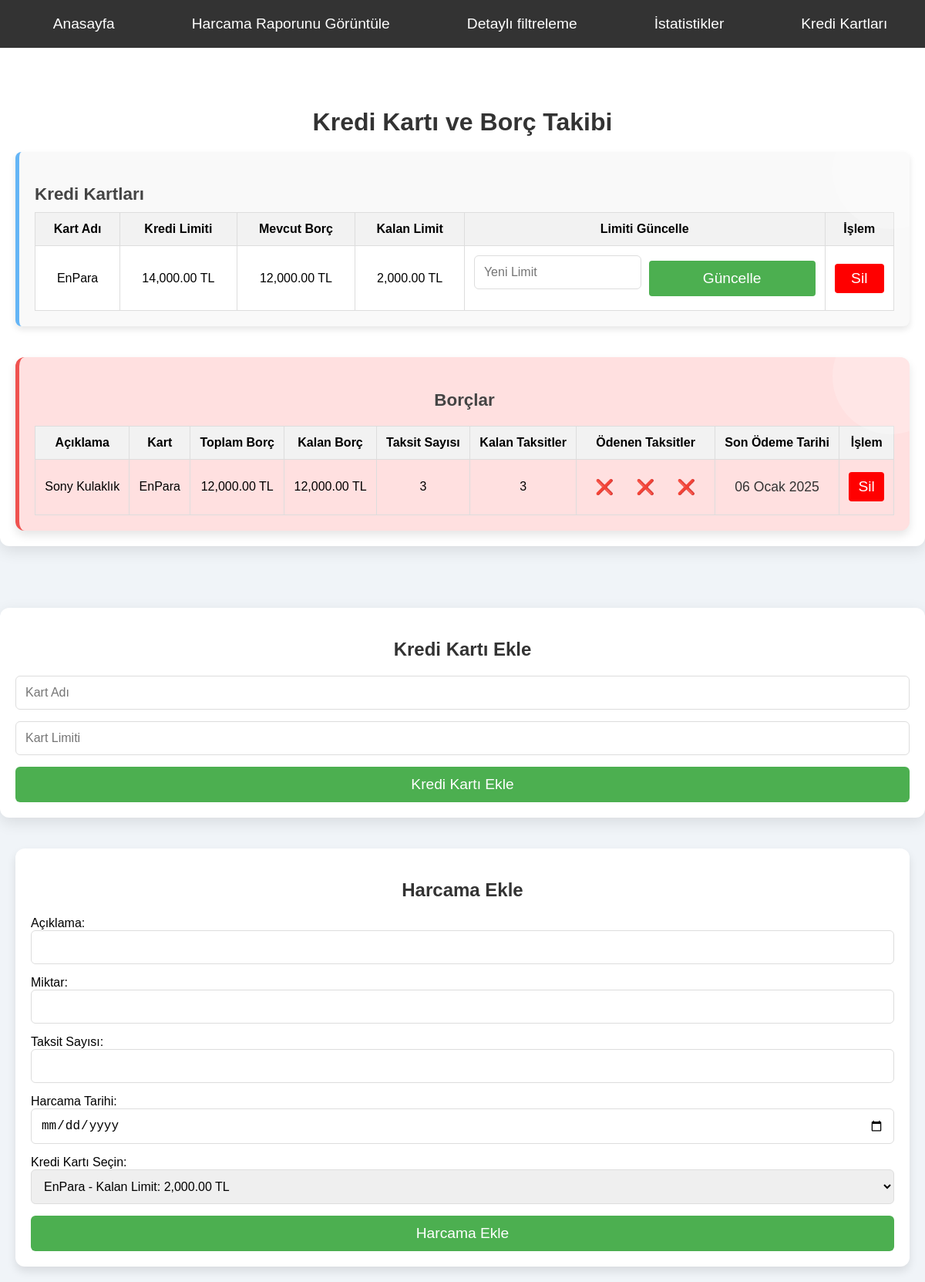
The app's page /credit_debt with its own data.
### tables this page shows
CREATE TABLE credit_cards (
            id INTEGER PRIMARY KEY,
            card_name TEXT,
            credit_limit REAL,
            current_balance REAL DEFAULT 0
        );

CREATE TABLE debts (
            id INTEGER PRIMARY KEY,
            description TEXT,
            total_amount REAL,
            remaining_amount REAL,
            installment_count INTEGER,
            installment_amount REAL,
            paid_installments INTEGER DEFAULT 0,  -- Ödenen taksit sayısı
            due_date TEXT,
            card_id INTEGER,
            FOREIGN KEY(card_id) REFERENCES credit_cards(id)
        );

### app.py (the view)
@app.route('/credit_debt')
def credit_debt():
    conn = connect_db()
    credit_cards = conn.execute('SELECT * FROM credit_cards').fetchall()
    debts = conn.execute('''
        SELECT d.*, c.card_name, c.credit_limit, c.current_balance
        FROM debts d
        JOIN credit_cards c ON d.card_id = c.id
    ''').fetchall()
    conn.close()
    formatted_credit_cards = [{
        'id': card['id'],
        'card_name': card['card_name'],
        'credit_limit': "{:,.2f}".format(safe_float(card['credit_limit'])),
        'current_balance': "{:,.2f}".format(safe_float(card['current_balance'])),
        'remaining_limit': "{:,.2f}".format(safe_float(card['credit_limit']) - safe_float(card['current_balance']))
    } for card in credit_cards]
    formatted_debts = [{
        'id': debt['id'],
        'description': debt['description'],
        'total_amount': "{:,.2f}".format(safe_float(debt['total_amount'])),
        'remaining_amount': "{:,.2f}".format(safe_float(debt['remaining_amount'])),
        'installment_count': debt['installment_count'],
        'installment_amount': "{:,.2f}".format(safe_float(debt['installment_amount'])),
        'paid_installments': debt['paid_installments'],
        'due_date': format_turk(debt['due_date']),
        'card_name': debt['card_name']
    } for debt in debts]
    return render_template('credit_debt.html', credit_cards=formatted_credit_cards, debts=formatted_debts)

### app.py (called while the page is built)
def connect_db():
    conn = sqlite3.connect('budget.db')
    conn.row_factory = sqlite3.Row
    return conn

def safe_float(value):
    try:
        return float(value)
    except (ValueError, TypeError):
        return 0.0  # Eğer dönüşüm başarısız olursa 0.0 döndür

def format_turk(date_string):
    turkish_months = {
        "January": "Ocak",
        "February": "Şubat",
        "March": "Mart",
        "April": "Nisan",
        "May": "Mayıs",
        "June": "Haziran",
        "July": "Temmuz",
        "August": "Ağustos",
        "September": "Eylül",
        "October": "Ekim",
        "November": "Kasım",
        "December": "Aralık"
    }
    try:
        date_obj = datetime.strptime(date_string, '%Y-%m-%d')
        formatted_date = date_obj.strftime('%d %B %Y')
        for eng_month, tr_month in turkish_months.items():
            formatted_date = formatted_date.replace(eng_month, tr_month)
        return formatted_date
    except ValueError:
        return "Geçersiz tarih"

### templates/credit_debt.html (shortened to what this page needs)
<!DOCTYPE html>
<html lang="tr">
<head>
</head>
<body>
<nav class="navbar">
    <ul class="nav-links">
        <a href="/">Anasayfa</a><br>
        <a href="/report">Harcama Raporunu Görüntüle</a><br>
        <a href="/filter">Detaylı filtreleme</a><br>
        <a href="/statistics">İstatistikler</a><br>
        <a href="/credit_debt">Kredi Kartları</a>
    </ul>
</nav>
    <div class="container">
        <h1 style="margin-top: 100px;">Kredi Kartı ve Borç Takibi</h1>
        <div class="card-container">
            <div class="card credit-card">
                <h3>Kredi Kartları</h3>
                <table class="credit-table">
                    <thead>
                        <tr>
                            <th>Kart Adı</th>
                            <th>Kredi Limiti</th>
                            <th>Mevcut Borç</th>
                            <th>Kalan Limit</th>
                            <th>Limiti Güncelle</th>
                            <th>İşlem</th>
                        </tr>
                    </thead>
                    <tbody>
                        {% for card in credit_cards %}
                        <tr>
                            <td>{{ card.card_name }}</td>
                            <td>{{ card.credit_limit }} TL</td>
                            <td>{{ card.current_balance }} TL</td>
                            <td>{{ card.remaining_limit }} TL</td>
                            <td>
                                <form action="/update_credit_limit" method="POST" class="update-form">
                                    <input type="number" name="new_limit" step="0.01" placeholder="Yeni Limit" required>
                                    <button type="submit">Güncelle</button>
                                </form>
                            </td>
                            <td>
                                <form action="/delete_credit_card/{{ card.id }}" method="POST" onsubmit="return confirm('Bu kredi kartını ve ilişkili tüm harcamaları silmek istediğinize emin misiniz?');">
                                    <button type="submit" class="delete-btn">Sil</button>
                                </form>
                            </td>
                        </tr>
                        {% endfor %}
                    </tbody>
                </table>
            </div>
            <div class="card debt-card">
    <h3>Borçlar</h3>
    <table class="debt-table">
        <thead>
            <tr>
                <th>Açıklama</th>
                <th>Kart</th>
                <th>Toplam Borç</th>
                <th>Kalan Borç</th>
                <th>Taksit Sayısı</th>
                <th>Kalan Taksitler</th>
                <th>Ödenen Taksitler</th>
                <th>Son Ödeme Tarihi</th>
                <th>İşlem</th>
            </tr>
        </thead>
        <tbody>
            {% for debt in debts %}
            <tr>
                <td>{{ debt.description }}</td>
                <td>{{ debt.card_name }}</td>
                <td>{{ debt.total_amount }} TL</td>
                <td>{{ debt.remaining_amount }} TL</td>
                <td>{{ debt.installment_count }}</td>
                <td>{{ debt.installment_count - debt.paid_installments }}</td>
                <td>
                    <div class="installment-container">
                        {% for i in range(debt.installment_count) %}
                            <form action="/toggle_installment/{{ debt.id }}/{{ i }}" method="POST" style="display:inline;">
                                <button type="submit" class="installment-btn">
                                    {% if i < debt.paid_installments %}
                                        ✔️
                                    {% else %}
                                        ❌
                                    {% endif %}
                                </button>
                            </form>
                        {% endfor %}
                    </div>
                </td>
                <td>
                    <p>{{ debt.due_date }}</p>
                </td>
                <td>
                    <form action="/delete_debt/{{ debt.id }}" method="POST" onsubmit="return confirm('Bu borcu ve ilişkili verileri silmek istediğinize emin misiniz?');">
                        <button type="submit" class="delete-btn">Sil</button>
                    </form>
                </td>
            </tr>
            {% endfor %}
        </tbody>
    </table>
</div>
        </div>
    </div>
    <div class="container form-section">
        <h2>Kredi Kartı Ekle</h2>
        <form action="/add_credit_card" method="POST">
            <input type="text" name="card_name" placeholder="Kart Adı" required>
            <input type="number" name="credit_limit" step="0.01" placeholder="Kart Limiti" required>
            <button type="submit">Kredi Kartı Ekle</button>
        </form>
    </div>
    <div class="card add-expense">
        <h2>Harcama Ekle</h2>
        <form action="/credit_add_expense" method="POST">
            <label for="description">Açıklama:</label>
            <input type="text" name="description" required>
            <label for="amount">Miktar:</label>
            <input type="number" name="amount" step="0.01" required>
            <label for="installment_count">Taksit Sayısı:</label>
            <input type="number" name="installment_count" required>
            <label for="expense_date">Harcama Tarihi:</label>
            <input type="date" name="expense_date" required>
            <label for="card_id">Kredi Kartı Seçin:</label>
            <select name="card_id" id="card_id" required>
                {% for card in credit_cards %}
                    <option value="{{ card.id }}">
                        {{ card.card_name }} -  Kalan Limit: {{ card.remaining_limit }} TL
                    </option>
                {% endfor %}
            </select>
            <button type="submit">Harcama Ekle</button>
        </form>
    </div>
</body>
</html>

### templates/credit_debt.html (style rules this page uses)
body { font-family: 'Arial', sans-serif; background-color: #f0f4f8; margin: 0; padding: 20px; display: flex; flex-direction: column; align-items: center; justify-content: center; min-height: 100vh; box-sizing: border-box; }
.container { width: 100%; max-width: 1200px; padding: 20px; background-color: #fff; border-radius: 12px; box-shadow: 0 6px 20px rgba(0, 0, 0, 0.1); margin-bottom: 40px; }
h1, h2 { text-align: center; color: #333; margin-bottom: 20px; }
.card-container { display: flex; flex-wrap: wrap; justify-content: space-between; gap: 20px; }
.card { flex: 1 1 48%; background-color: #ffffff; border-radius: 12px; padding: 20px; box-shadow: 0 6px 12px rgba(0, 0, 0, 0.1); transition: transform 0.2s, box-shadow 0.2s; position: relative; overflow: hidden; }
.card::before { content: ""; position: absolute; top: -50px; right: -50px; background: rgba(255, 255, 255, 0.2); width: 150px; height: 150px; border-radius: 50%; z-index: 0; }
.card h3 { font-size: 1.4rem; margin-bottom: 10px; color: #444; z-index: 1; position: relative; }
.card p { margin: 5px 0; font-size: 1.1rem; color: #333; z-index: 1; position: relative; }
.credit-card { background-color: #e3f2fd; border-left: 5px solid #64b5f6; }
.debt-card { background-color: #ffe0e0; border-left: 5px solid #ef5350; text-align: center; }
.debt-table { width: 100%; margin-top: 20px; border-collapse: collapse; text-align: center; }
.debt-table th, .debt-table td { padding: 12px; border: 1px solid #ddd; text-align: center; }
.debt-table th { background-color: #f2f2f2; }
.debt-table tbody tr { transition: background-color 0.2s; }
.form-section { margin-top: 40px; }
form input, form select { width: 100%; padding: 12px; margin-bottom: 15px; border: 1px solid #ddd; border-radius: 6px; font-size: 1rem; box-sizing: border-box; }
form button { width: 100%; padding: 12px; background-color: #4caf50; color: white; border: none; border-radius: 6px; font-size: 1.2rem; cursor: pointer; transition: background-color 0.3s; }
.installment-btn { background: none; border: none; cursor: pointer; font-size: 1.2rem; }
.delete-btn { background-color: red; color: white; padding: 5px 10px; border: none; border-radius: 5px; cursor: pointer; }
.credit-card { margin-bottom: 20px; background-color: #f9f9f9; padding: 20px; border-radius: 8px; box-shadow: 0 4px 8px rgba(0, 0, 0, 0.1); }
.credit-table { width: 100%; border-collapse: collapse; }
.credit-table th, .credit-table td { padding: 12px; border: 1px solid #ddd; text-align: center; }
.credit-table th { background-color: #f2f2f2; }
.credit-table td { background-color: #fff; }
.credit-table td:last-child { color: green; font-weight: bold; }
.installment-container { display: flex; gap: 5px; align-items: center; }
.installment-btn { background: none; border: none; cursor: pointer; font-size: 1.2rem; text-align: center; }
.navbar { width: 100%; background-color: #333; padding: 10px; text-align: center; position: fixed; top: 0; left: 0; z-index: 1000; }
.navbar .nav-links { list-style-type: none; margin: 0; padding: 0; display: flex; justify-content: center; gap: 30px; }
.navbar .nav-links a { text-decoration: none; color: white; font-size: 1.2rem; padding: 10px 20px; border-radius: 5px; transition: background-color 0.3s ease; }
.update-form { display: flex; align-items: center; gap: 10px; }
.update-form input { flex-grow: 5; }
.update-form button { flex-grow: 1; background-color: #4caf50; color: white; border: none; border-radius: 4px; cursor: pointer; transition: background-color 0.3s; }
.delete-btn { background-color: red; color: white; padding: 8px 12px; border: none; border-radius: 4px; cursor: pointer; }

### records on screen
credit_cards: card_name "EnPara", credit_limit "14,000.00", current_balance "12,000.00", remaining_limit "2,000.00"
debts: description "Sony Kulaklık", card_name "EnPara", total_amount "12,000.00", remaining_amount "12,000.00", installment_count "3", debt.installment_count-debt.paid_installments "3", due_date "06 Ocak 2025"

### other values on screen
form field card_id "EnPara - Kalan Limit: 2,000.00 TL"
